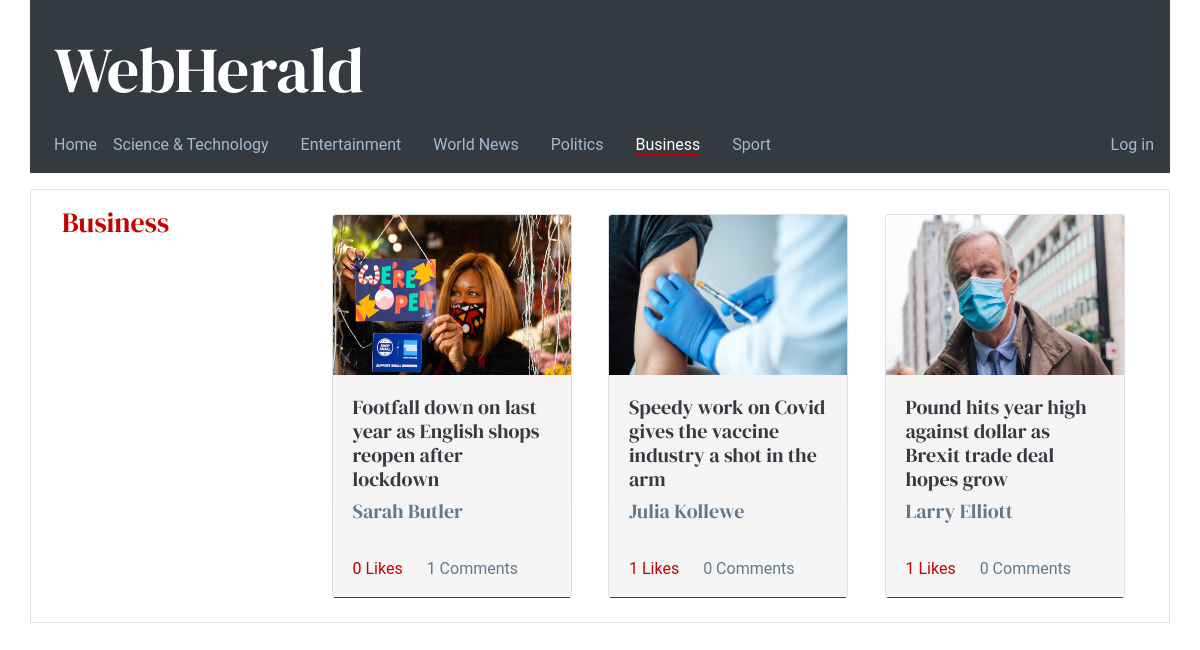
Screenshot of /category/BU with the database file from the repository.
### main/models.py (models this page shows, shortened)
class Article(models.Model):
    title = models.CharField(max_length=100)
    author = models.CharField(max_length=40)
    timestamp = models.DateTimeField(verbose_name="Date of Publishing",auto_now=False, auto_now_add=False, default=datetime.now)
    content = models.TextField()
    image_url = models.CharField(max_length=100)
    image_caption = models.CharField(max_length=200)
    @property
    def get_imageurl(self):
        path = 'main/images/article_thumbnail/'
        path += self.image_url
        return path
    @property
    def like_count(self):
        likes_set = self.likes.all()
        if(not likes_set):
            return 0
        return len(likes_set)
    @property
    def comment_count(self):
        comments_set = self.comments.all()
        if(not comments_set):
            return 0
        return len(comments_set)
    class Meta():
        ordering = ["timestamp"]

class Comments(models.Model):
    article = models.ForeignKey(Article, on_delete=models.CASCADE, null=True, related_name="comments")
    user = models.ForeignKey(Account, on_delete=models.CASCADE, null=True)
    content = models.CharField(max_length=300)
    timestamp = models.DateTimeField(verbose_name='Commented On', auto_now=True) # verbose_name acts as a more legible alias for the field name. auto_now means that if the date value is not given upon object creation then if you save said object it will automatically take the current date and time as the value upon Model.save().
    parent_comment = models.ForeignKey('self', blank=True, null=True, on_delete=models.CASCADE, related_name='child_comments')
    class Meta:
        verbose_name = 'Comment'
        verbose_name_plural = 'Comments'

class Likes(models.Model):
    article = models.ForeignKey(Article, on_delete=models.CASCADE,blank=True, null=True, related_name="likes")
    comment = models.ForeignKey(Comments, on_delete=models.CASCADE,blank=True, null=True, related_name="likes")
    user = models.ForeignKey(Account, on_delete=models.CASCADE)
    class Meta:
        verbose_name = 'Like'
        verbose_name_plural = 'Likes'

### main/views.py (the view)
# urls.py: path('category/<str:category>', category_index, name='category_index'),
def category_index(request, category):
    selected = None
    categories = [category for category in CategoryLabel]
    for categories in CategoryLabel:
        if(categories == category):
            selected = categories
            break
    articles_list = []
    for category_entry in ArticleCategory.objects.all():
        if(category_entry.category_code == selected):
            articles_list.append(category_entry.article)
    context = {
        'selected': selected,
        'articles_list': articles_list,
        'nav_categories': [category for category in CategoryLabel]
    }
    return render(request, 'main/category_index.html', context)

### main/models.py (called while the page is built)
    @property
    def category_code(self):
        output = None
        for target in CategoryLabel:
            if(target == self.category):
                output = target
                break
        return output

### main/templates/main/category_index.html (shortened to what this page needs)
{% extends 'main/base.html' %}
{% load static %}
{% block content %}
<div class="article_card_container flex-wrap row my-3 border">
  <div class="col-3 p2">
    <h3 class="category-header">{{ selected.label }}</h3>
  </div>
  {% for entry in articles_list %}
        <div class="col-3 p-2">
          <a href="{% url 'article' entry.id %}">
          <div class="card article_card target" id="article_{{entry.id}}">
            <img src="{% static entry.get_imageurl %}" class="card-img-top card_image" alt="{{ entry.image_caption}}">
            <div class="card-body article_card_body flex-wrap">
              <h5 class="card_title hover">{{entry.title}}</h5>
              <h5 class="card-text card_author">{{entry.author}}</h5>
              <div class="card_footer">
                <a href="#" class="card-link highlight hover">{{entry.like_count}} Likes</a>
                <a href="{% url 'article' entry.id %}#comments_section" class="card-link card_comments hover">{{entry.comment_count}} Comments</a>
              </div>
            </div>
          </div>
          </a>
        </div>
  {% endfor %}
</div>
{% endblock content%}

### main/static/main/styles/main.css (style rules this page uses)
body { font-family: 'Roboto', sans-serif; }
h1, h2, h3, h4, h5, h6 { font-family: 'DM Serif Display', serif; }
.target { cursor:pointer; }
a { color: #c70000 }
.highlight { color:#c70000; }
img.card_image { height: 10rem; }
.article_card { max-height: 50rem; max-width: 50rem; height: 24rem; width: 15rem; border-bottom: 0.1rem solid #c70000; }
.article_card_container { margin-top: 2rem; padding: 1em; border-bottom: 0.2rem solid #343a40; }
.card_sub_title, .card_comments { color: #64788C; }
.card_title { color: #343a40; }
.card_author { color: #64788C; }
.category-header { color: #c70000; }
.card_footer { position: absolute; bottom: 1rem; }
.article_card_body { position: relative; background-color: #f5f5f5; }

### rows the page displays
Article: image_url (picture), title "Footfall down on last year as English shops reopen after lockdown", author "Sarah Butler", like_count "0", comment_count "1"
Article: image_url (picture), title "Speedy work on Covid gives the vaccine industry a shot in the arm", author "Julia Kollewe", like_count "1", comment_count "0"
Article: image_url (picture), title "Pound hits year high against dollar as Brexit trade deal hopes grow", author "Larry Elliott", like_count "1", comment_count "0"

### other values shown
{{ category.label }} "Science & Technology" "Entertainment" "World News" "Politics" "Business" "Sport"
{{ selected.label }} "Business"
